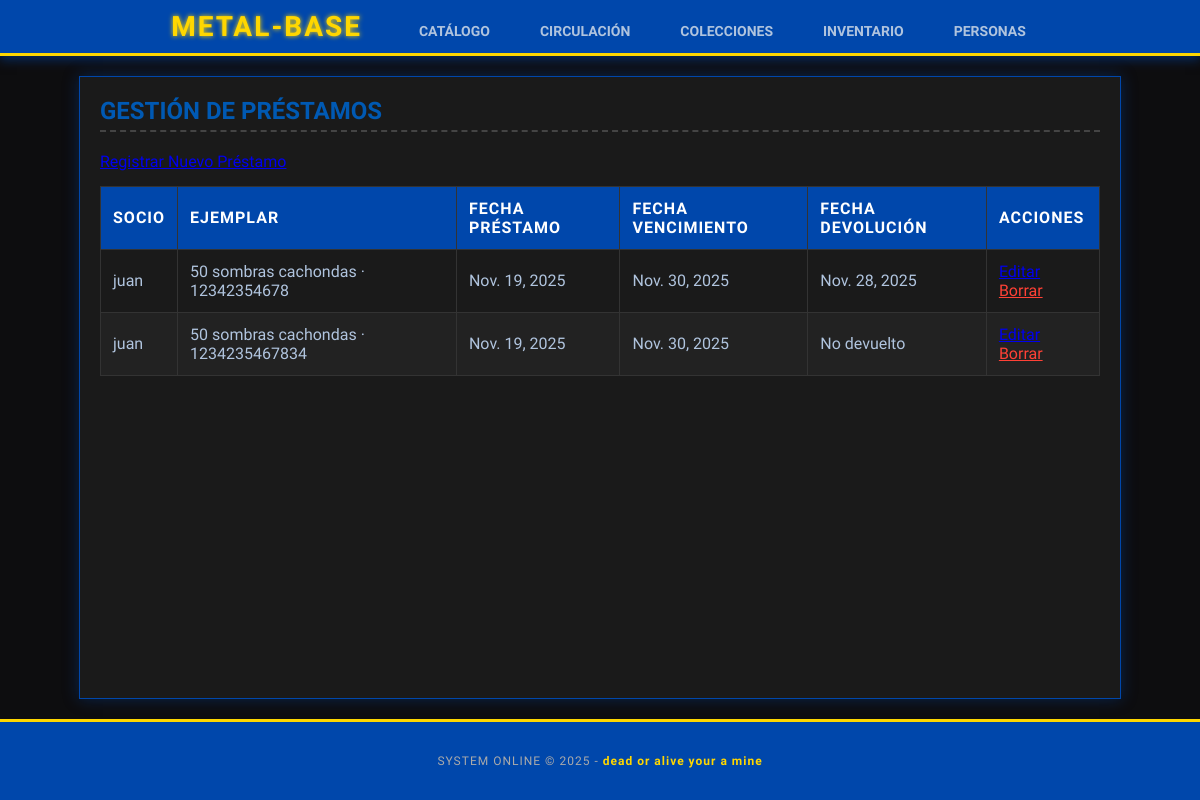
/circulacion/prestamos/, run on an earlier commit of the app's database.
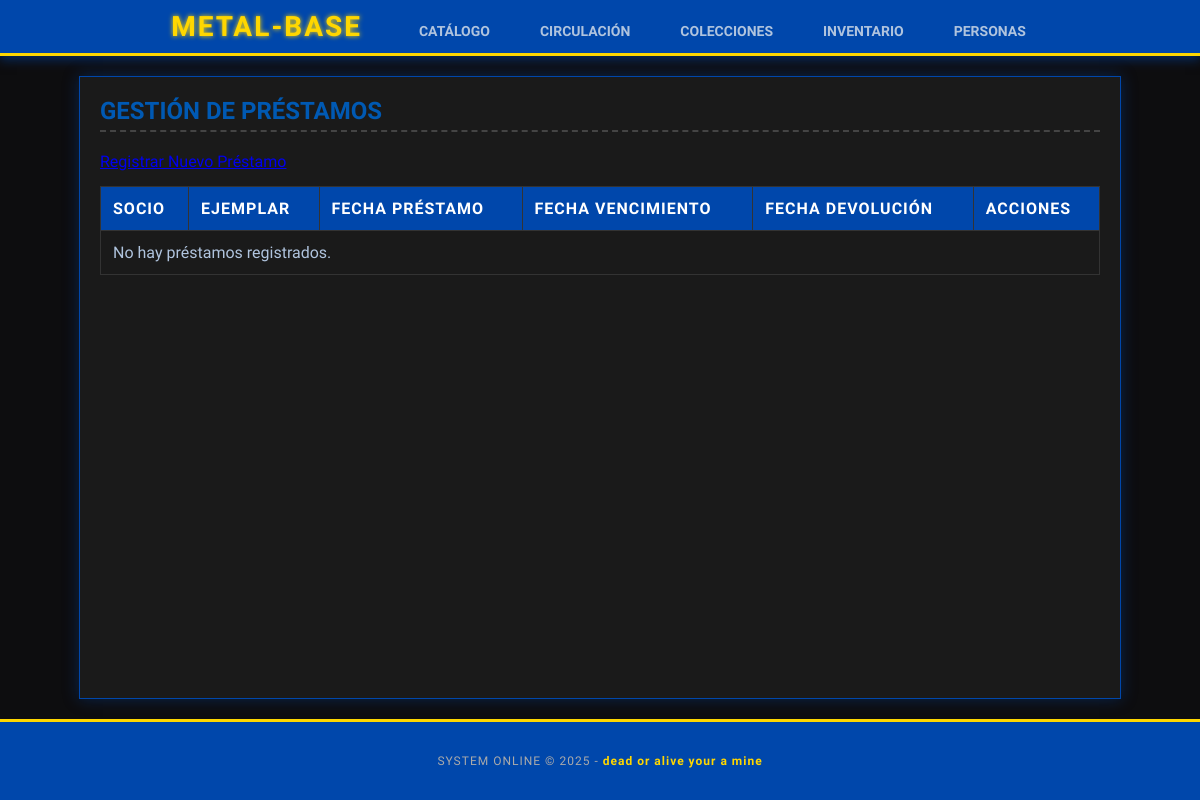
And on a later commit of the database.
### circulacion/models.py (models this page shows, shortened)
class Prestamo(models.Model):
    ejemplar = models.ForeignKey(Ejemplar, on_delete=models.PROTECT, related_name="prestamos")
    socio = models.ForeignKey(Socio, on_delete=models.PROTECT, related_name="prestamos")
    empleado_entrega = models.ForeignKey(
        Empleado, on_delete=models.PROTECT, related_name="prestamos_entregados"
    )
    fecha_prestamo = models.DateField()
    fecha_vencimiento = models.DateField()
    fecha_devolucion = models.DateField(null=True, blank=True)
    class Meta:
        ordering = ["-fecha_prestamo"]

### personas/models.py (models this page shows)
class Socio(models.Model):
    nombre = models.CharField(max_length=150)
    email = models.EmailField(max_length=150, unique=True)
    telefono = models.CharField(max_length=50, blank=True)
    activo = models.BooleanField(default=True)
    class Meta:
        ordering = ["nombre"]
    def __str__(self):
        return self.nombre

### inventario/models.py (models this page shows)
class Ejemplar(models.Model):
    libro = models.ForeignKey(
        Libro, on_delete=models.CASCADE, related_name="ejemplares"
    )
    codigo_barras = models.CharField(max_length=50, unique=True)
    estado = models.CharField(
        max_length=15, choices=ESTADO_EJEMPLAR, default="DISPONIBLE"
    )
    ubicacion = models.ForeignKey(
        Ubicacion, on_delete=models.SET_NULL, null=True, related_name="ejemplares"
    )
    ingreso = models.ForeignKey(
        IngresoInventario, on_delete=models.SET_NULL, null=True, blank=True, related_name="ejemplares"
    )
    class Meta:
        ordering = ["libro__titulo", "codigo_barras"]
    def __str__(self):
        return f"{self.libro.titulo} · {self.codigo_barras}"

### catalogo/models.py (models this page shows)
class Libro(models.Model):
    titulo = models.CharField(max_length=200)
    isbn = models.CharField(max_length=20, unique=True)
    anio = models.PositiveIntegerField(null=True, blank=True)
    editorial = models.ForeignKey(editorial, on_delete=models.PROTECT,
        related_name="libros")
    autores = models.ManyToManyField(Autor, related_name="libros", blank=True)
    categorias = models.ManyToManyField(Categoria, related_name="libros", blank=True)

### circulacion/views.py (the view)
# urls.py: path('prestamos/', views.prestamos.as_view(), name='prestamos'),
class prestamos(ListView):
    model = Prestamo
    template_name = 'circulacion/prestamo_list.html'
    context_object_name = 'prestamos'

### circulacion/templates/circulacion/prestamo_list.html
{% extends 'base.html' %}
{% block content %}
<h2>Gestión de Préstamos</h2>
<a href="{% url 'prestamo_create' %}">Registrar Nuevo Préstamo</a> <table class="table table-striped table-bordered">
    <thead class="thead-dark">
        <tr>
            <th>Socio</th>
            <th>Ejemplar</th>
            <th>Fecha Préstamo</th>
            <th>Fecha Vencimiento</th>
            <th>Fecha Devolución</th>
            <th>Acciones</th> </tr>
    </thead>
    <tbody>
        {% for prestamo in prestamos %}
        <tr>
            <td>{{ prestamo.socio }}</td>
            <td>{{ prestamo.ejemplar }}</td>
            <td>{{ prestamo.fecha_prestamo }}</td>
            <td>{{ prestamo.fecha_vencimiento }}</td>
            <td>{{ prestamo.fecha_devolucion|default:"No devuelto" }}</td>
            <td>
                <a href="{% url 'prestamo_update' prestamo.pk %}">Editar</a>
                <a href="{% url 'prestamo_delete' prestamo.pk %}" style="color: #ff4136;">Borrar</a>
            </td>
        </tr>
        {% empty %}
        <tr>
            <td colspan="6">No hay préstamos registrados.</td>
        </tr>
        {% endfor %}
    </tbody>
</table>
{% endblock %}

What changed in the data, as far as the page shows it:
removed Prestamo: socio "juan", ejemplar "50 sombras cachondas · 12342354678", fecha_prestamo "Nov. 19, 2025", fecha_vencimiento "Nov. 30, 2025", fecha_devolucion "Nov. 28, 2025"
removed Prestamo: socio "juan", ejemplar "50 sombras cachondas · 1234235467834", fecha_prestamo "Nov. 19, 2025", fecha_vencimiento "Nov. 30, 2025", fecha_devolucion "No devuelto"
Also different on the page:
text now shown: "No hay préstamos registrados."
